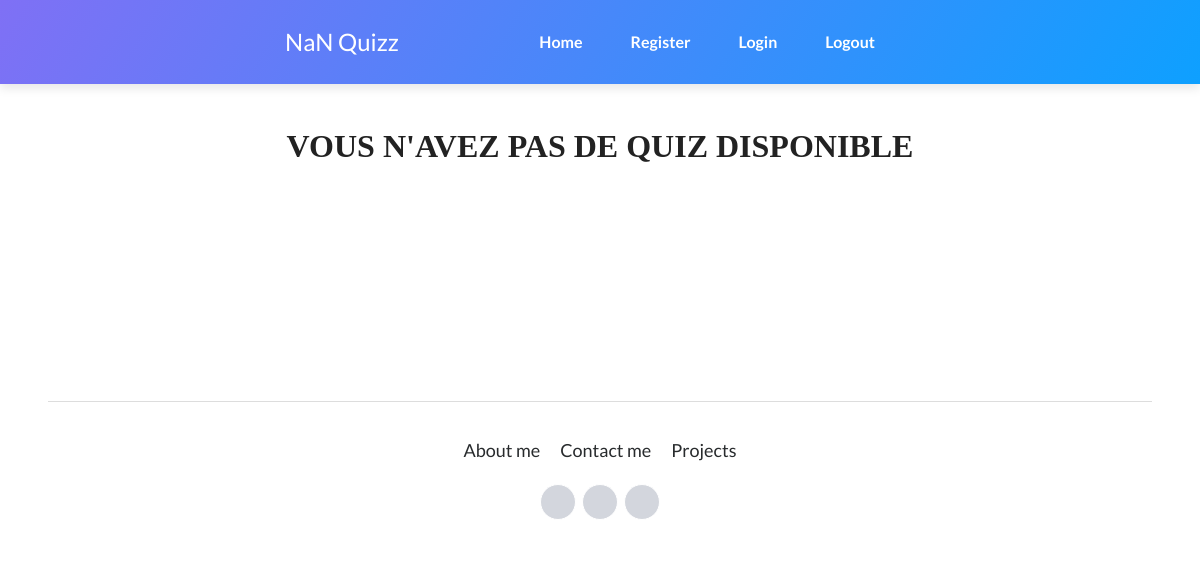
/ (signed in), run on an earlier commit of the app's database.
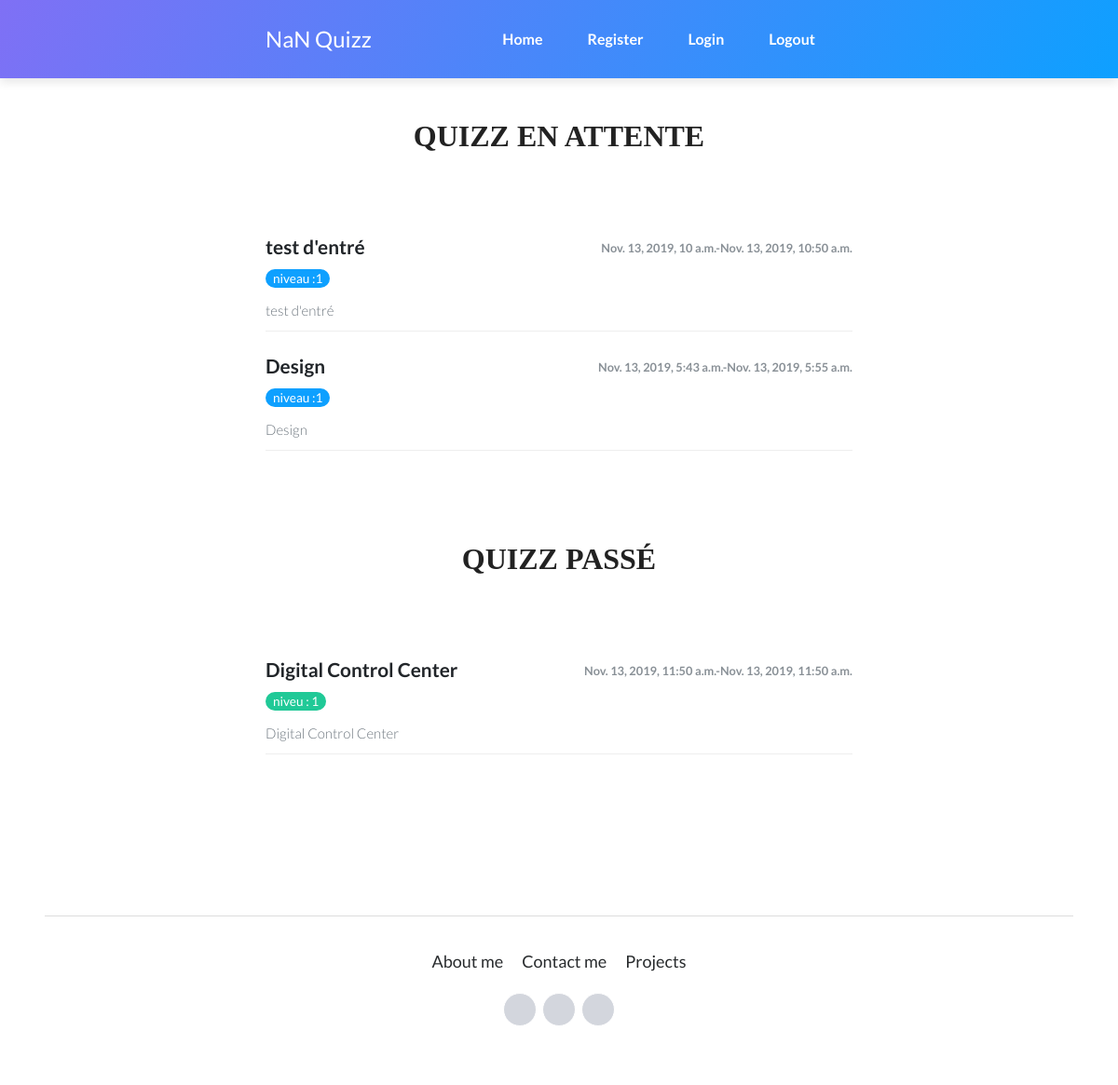
And on a later commit of the database.
### quizzapp/models.py (models this page shows, shortened)
class Timemodels(models.Model):
    statut = models.BooleanField(default=False)
    date_add =  models.DateTimeField(auto_now_add=True)
    date_update =  models.DateTimeField(auto_now=True)
    class Meta:
        abstract = True

class Quizz(Timemodels):
    specialisation = models.ForeignKey('Specialisation', related_name='quizzs', on_delete=models.CASCADE)
    titre = models.CharField(max_length=50)
    niveau = models.PositiveIntegerField()
    qpv = models.PositiveIntegerField()
    date_debut = models.DateTimeField()
    date_fin = models.DateTimeField()
    duree = models.TimeField()
    class Meta:
        verbose_name = 'Quizz'
        verbose_name_plural = 'Quizzs'
    def __str__(self):
        return "{}: {}".format(self.specialisation, self.titre)

### quizzapp/views.py (the view)
# urls.py: 2. Add a URL to urlpatterns:  path('', views.home, name='home')
@login_required(login_url='connexionuser')
def home(request):
    now = datetime.now()
    now = pytz.utc.localize(now)
    q = models.Quizz.objects.filter(statut=True).filter(specialisation = request.user.profile.specialisation)
    qt = models.Quizz.objects.filter(statut=False).filter(specialisation__nom = request.user.profile.specialisation)
    b = q.count()
    print(b,'2222222')
    print(q,'++++++++++++++++++++++++11111111')
    print(qt.count())
    data={
        'q': q,
        'qt': qt,
        'b':b,
    }
    return render(request, 'pages/index.html',data)

### quizzapp/models.py (called while the page is built)
    def __str__(self):
        return self.nom

### templates/pages/index.html
{% extends 'bases/base.html' %}
{% block content %}
    <main class="page cv-page" style="margin-top: 50px">
        <section class="portfolio-block cv">
            {% if b == 0 %}
            <div class="container">
                <div class="work-experience group">
                    <div class="heading">
                        <h2 class="text-center">Vous n'avez pas de quiz disponible</h2>
                    </div>
                </div>
            </div>
            {% else %}
            <div class="container">
                <div class="work-experience group">
                    <div class="heading">
                        <h2 class="text-center">Quizz en attente</h2>
                    </div>
                    {% for qatt in q %}
                    <div class="item">
                        <div class="row">
                            <div class="col-md-6">
                                <h3>{{ qatt.titre }}</h3>
                                <h4 class="organization">niveau :{{ qatt.niveau }} </h4>
                            </div>
                            <div class="col-md-6"><span class="period">{{ qatt.date_debut }}-{{ qatt.date_fin }}</span></div>
                        </div>
                        <p class="text-muted">{{ qatt.titre }}<br></p>
                    </div>
                    {% endfor %}
                 </div>
                {% if qt %}
                <div class="education group">
                    <div class="heading">
                        <h2 class="text-center">Quizz passé</h2>
                    </div>
                    {% for qpass in qt %}
                    <div class="item">
                        <div class="row">
                            <div class="col-md-6">
                                <h3>{{ qpass.titre }}</h3>
                                <h4 class="organization">niveu : {{ qpass.niveau }}</h4>
                            </div>
                            <div class="col-6"><span class="period">{{ qpass.date_debut  }}-{{ qpass.date_fin }}</span></div>
                        </div>
                        <p class="text-muted">{{ qpass.titre }}</p>
                    </div>
                    {% endfor %}
                </div>
                {% endif %}
            </div>
            {% endif %}
        </section>
    </main>
{% endblock content %}

### templates/bases/base.html (shortened to what this page needs)
<!DOCTYPE html>
<html>
<head>
    <link rel="stylesheet" href="/static/assets/bootstrap/css/bootstrap.min.css">
    <link rel="stylesheet" href="/static/assets/fonts/font-awesome.min.css">
    <link rel="stylesheet" href="/static/assets/fonts/ionicons.min.css">
    <link rel="stylesheet" href="https://cdnjs.cloudflare.com/ajax/libs/pikaday/1.6.1/css/pikaday.min.css">
    <link rel="stylesheet" href="/static/compt/fonts/material-icon/css/material-design-iconic-font.min.css">
    <link rel="stylesheet" href="/static/compt/css/style.css">
</head>
<body>
    <nav class="navbar navbar-dark navbar-expand-lg fixed-top bg-white portfolio-navbar gradient">
        <div class="container"><a class="navbar-brand logo" href="#">NaN Quizz</a>
            <div class="collapse navbar-collapse"
            id="navbarNav">
            <ul class="nav navbar-nav ml-auto">
                <li class="nav-item" role="presentation"><a class="nav-link active" href="{% url 'home' %}">Home</a></li>
                <li class="nav-item" role="presentation"><a class="nav-link" href="{% url 'register' %}">Register</a></li>
                <li class="nav-item" role="presentation"><a class="nav-link" href="{% url 'connexionuser' %}">Login</a></li>
                <li class="nav-item" role="presentation"><a class="nav-link" href="{% url 'deconnexion' %}">Logout</a></li>
            </ul>
        </div>
    </div>
</nav>
<div id="app">
    {% block content %}
    {% endblock content %}
</div>
<footer class="page-footer m-5">
    <div class="container">
        <div class="links"><a href="#">About me</a><a href="#">Contact me</a><a href="#">Projects</a></div>
        <div class="social-icons"><a href="#"><i class="icon ion-social-facebook"></i></a><a href="#"><i class="icon ion-social-instagram-outline"></i></a><a href="#"><i class="icon ion-social-twitter"></i></a></div>
    </div>
</footer>
</body>
</html>

### static/compt/css/style.css (style rules this page uses)
p { margin-bottom: 0px; font-size: 15px; color: #777; }
h2 { line-height: 1.66; margin: 0; padding: 0; font-weight: 900; color: #222; font-family: 'Montserrat'; font-size: 24px; text-transform: uppercase; text-align: center; margin-bottom: 40px; }
.container { width: 660px; position: relative; margin: 0 auto; }

What changed in the data, as far as the page shows it:
now on this page (row edited): Quizz: titre "test d'entré", niveau "1", date_debut "Nov. 13, 2019, 10 a.m.", date_fin "Nov. 13, 2019, 10:50 a.m.", shown under "QUIZZ EN ATTENTE"
added Quizz: titre "Design", niveau "1", date_debut "Nov. 13, 2019, 5:43 a.m.", date_fin "Nov. 13, 2019, 5:55 a.m.", shown under "QUIZZ EN ATTENTE"
added Quizz: titre "Digital Control Center", niveau "1", date_debut "Nov. 13, 2019, 11:50 a.m.", date_fin "Nov. 13, 2019, 11:50 a.m.", shown under "QUIZZ PASSÉ"
Also different on the page:
text no longer shown: "VOUS N'AVEZ PAS DE QUIZ DISPONIBLE"
text now shown: "QUIZZ EN ATTENTE QUIZZ PASSÉ"
